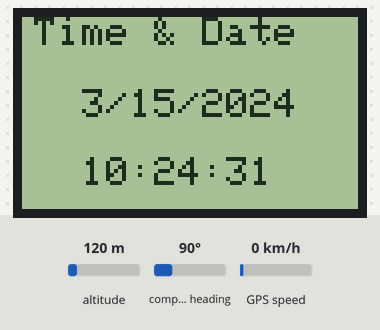
The sketch below on a simulated ESP8266 (NodeMCU). Shown: 84×48 one-colour display. The test bench sets the inputs (shaded band); at power-on: altitude 120 m, compass heading 90°, GPS speed 0 km/h. The GPS gets a fix after 3 s at 37.7749, -122.4194 with 8 satellites; what the sketch prints to the serial monitor is not drawn.

Above: at 1.7 s.
At 5.7 s:
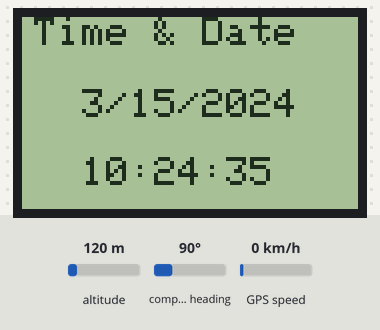
At 10.7 s:
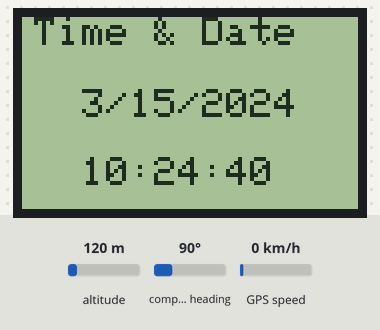
At 19.7 s:
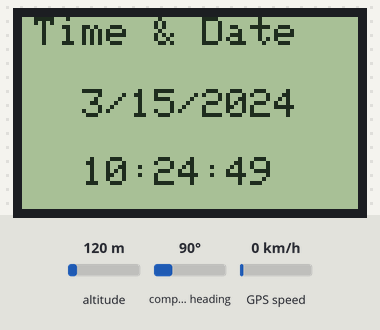
At 28.7 s:
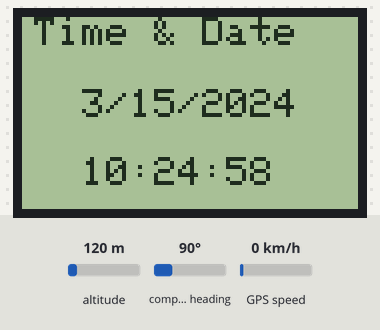
At 38.7 s:
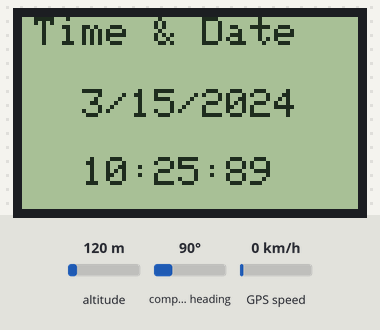

The sketch:

NodeMCU_GPS_NEO_Cayenne_Nokia.ino
```cpp
#include <TinyGPS++.h>
#include <SoftwareSerial.h>

#define CAYENNE_PRINT Serial
#include <CayenneMQTTESP8266.h>
#include <ESP8266WiFi.h>

#include <SPI.h>               // include SPI library
//#include <Adafruit_GFX.h>      // include adafruit graphics library
#include <Adafruit_PCD8544.h>  // include adafruit PCD8544 (Nokia 5110) library

static const int RXPin = 14, TXPin = 12; // 12 to Rx - 14 to Tx
static const uint32_t GPSBaud = 9600;

// The TinyGPS++ object
TinyGPSPlus gps;

// The serial connection to the GPS device
SoftwareSerial ss(RXPin, TXPin);

// Nokia 5110 LCD module connections (CLK, DIN, D/C, CS, RST)
Adafruit_PCD8544 display = Adafruit_PCD8544(4, 0, 2, 13, 15);
int gps_time = 0;

void setup()
{
  Serial.begin(9600);
  ss.begin(GPSBaud);
  Cayenne_Setup();
  Nokia_Setup();

}

void loop()
{
  // This sketch displays information every time a new sentence is correctly encoded.
  while (ss.available() > 0)
    if (gps.encode(ss.read()))
      displayInfo();

  if (millis() > 5000 && gps.charsProcessed() < 10)
  {
    Serial.println(F("No GPS detected: check wiring."));
    while(true);
  }
  //Nokia_Loop();

}

void displayInfo()
{
  Serial.print(F("Location: "));
  if (gps.location.isValid())
  {
    Serial.print(gps.location.lat(), 6);
    Serial.print(F(","));
    Serial.print(gps.location.lng(), 6);

    /********* Upload To Cayenne ********/
    char buffer[32];
    buffer[0] = '[';
    size_t offset = 1;
    dtostrf(gps.location.lat(), 1, 6, &buffer[offset]);
    offset += strlen(&buffer[offset]);
    buffer[offset++] = ',';
    dtostrf(gps.location.lng(), 1, 6, &buffer[offset]);
    offset += strlen(&buffer[offset]);
    buffer[offset++] = ',';
    dtostrf(200, 1, 1, &buffer[offset]);
    offset += strlen(&buffer[offset]);
    buffer[offset++] = ']';
    buffer[offset] = 0;

    Cayenne.virtualWrite(0, buffer, "gps", "m");
  }
  else
  {
    Serial.print(F("INVALID"));
  }

  Serial.print(F("  Date/Time: "));
  if (gps.date.isValid())
  {
    Serial.print(gps.date.month());
    Serial.print(F("/"));
    Serial.print(gps.date.day());
    Serial.print(F("/"));
    Serial.print(gps.date.year());

    //draw_text(10, 10, "HELLO DATE");
    display.setCursor(15, 18);
    display.print(gps.date.month());
    display.print("/");
    display.print(gps.date.day());
    display.print("/");
    display.print(gps.date.year());
    display.display();
  }

  else
  {
    Serial.print(F("INVALID"));
  }

  Serial.print(F(" "));
  //draw_text(10, 20, "HELLO Time");
  display.setCursor(15, 35);
  if (gps.time.isValid())
  {
    if (gps.time.hour() < 0)
    {
      Serial.print(F("0"));
    }
    else
    {
      Serial.print(gps.time.hour());
      display.print(gps.time.hour());
    }

    Serial.print(F(":"));
    display.print(":");

    if (gps.time.minute() < 0)
    {
      Serial.print(F("0"));
    }
    else
    {
      Serial.print(gps.time.minute());
      display.print(gps.time.minute());
    }
    Serial.print(F(":"));
    display.print(":");

    if (gps.time.second() < 0)
    {
      Serial.print(F("0"));
    }
    else
    {
      Serial.print(gps.time.second());
      display.print(gps.time.second());
    }


    gps_time = gps.time.second();
  }
  else
  {
    Serial.print(F("INVALID"));
  }
    Serial.println();
}
```

Cayenne.ino
```cpp
// WiFi network info.
//char ssid[] = "KaRo0oMa";
char ssid[] = "Mina Karam";
char wifiPassword[] = "123123123";

// Cayenne authentication info. This should be obtained from the Cayenne Dashboard.
char username[] = "12ed7f80-decc-11e9-a4a3-7d841ff78abf";
char password[] = "a6b673aa48bf44aa6223f32c4bc57a3eb591d795";
char clientID[] = "d2d37920-cb53-11ea-b767-3f1a8f1211ba";


void Cayenne_Setup(void){
  Cayenne.begin(username, password, clientID, ssid, wifiPassword);
}

void Cayenne_Loop(void){
}
```

Nokia.ino
```cpp
void Nokia_Setup(void){
  // initialize the display
  display.begin();

  display.setContrast(50);

  display.clearDisplay();
  display.display();

  display.setTextSize(1);
  display.setTextColor(BLACK, WHITE);
  display.setCursor(3, 0);
  display.println("Time & Date");
  display.display();
}

void Nokia_Loop(void){

}

void draw_text(byte x_pos, byte y_pos, char *text)
{
  display.setCursor(x_pos, y_pos);
  display.print(text);
  display.display();
}
```

Measured:
- what the display in image 0 shows lasts 1.0 s, from 1.6 s to 2.6 s
